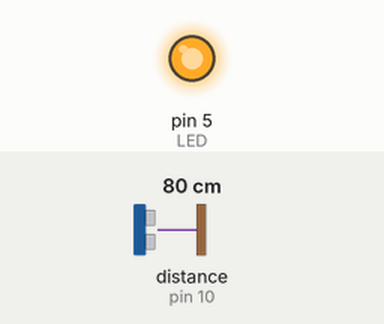
This sketch was run on a simulated Arduino Uno, built with avr-gcc and run on an emulated ATmega328P. Parts: output pins drawn as LEDs (lit = HIGH). Wiring (inferred from the names in the program): ultrasonic range finder: trigger pin 9; echo pin 10. The inputs (shaded band) are chosen by the test bench; at power-on: distance to the obstacle (sensor on pin 10) 80 cm. The echo pulse lasts 58.3 µs per cm; pins used as bus, display or sensor lines are not drawn; what the sketch prints to the serial monitor is not drawn.

Above: at 1.8 s.
1.9 s: distance to the obstacle (sensor on pin 10) set to 250 cm
Timing chart, 0 to 4.9 s (numbered marks = the images above; inputs shaded):
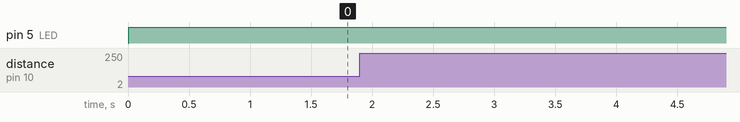

The sketch:

LEDBLINKSENSOR.ino
```cpp
const int trigPin = 9;
const int echoPin = 10;
const int LED = 5;
long duration;
int distance;

void setup() {
  pinMode(trigPin, OUTPUT);
  pinMode(LED, OUTPUT);
  pinMode(echoPin, INPUT);
  Serial.begin(9600);
}

void loop() {
  digitalWrite(trigPin, LOW);
  delayMicroseconds(2);
  digitalWrite(trigPin, HIGH);
  delayMicroseconds(10);
  digitalWrite(trigPin, LOW);

  duration = pulseIn(echoPin, HIGH);
  distance = duration * 0.034 / 2;

  float distanceInMeters = distance / 100.0;
  digitalWrite(LED, LOW); // Ensure LED is off by default

  if (distanceInMeters < 6.50) {
    digitalWrite(LED, HIGH);
    Serial.print("LED ON: ");
  }

  Serial.print("Distance: ");
  Serial.print(distanceInMeters);
  Serial.println(" meters");

  if (distanceInMeters >= 1.50) {
    Serial.print("LED OFF: ");
  }

  delay(1000); // Delay to avoid flooding the Serial Monitor
}
```
